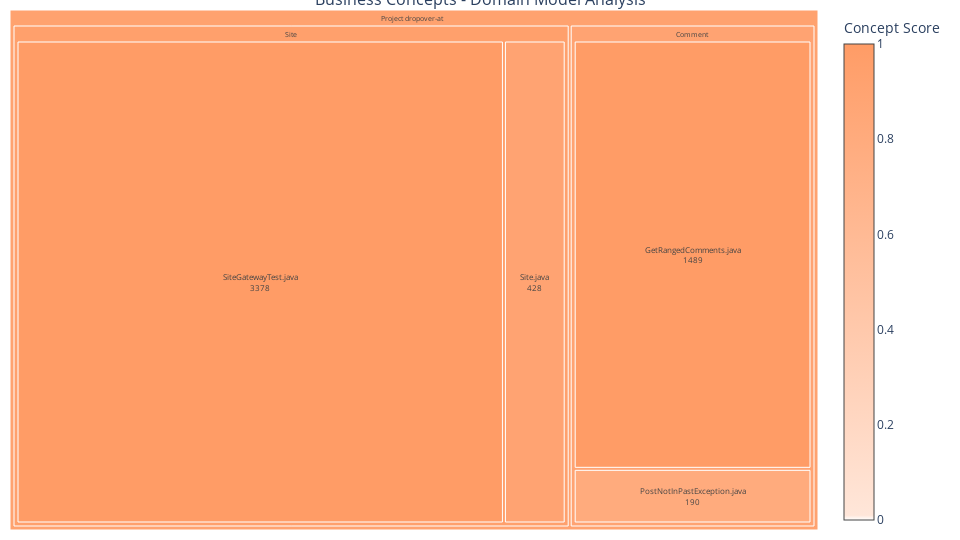

Write notebook code for a chart like this one.
### Code cell
business_treemap_data = create_treemap_data(business_df, 'concept_path')

business_colorscale = [
    (0.0, '#ffffff'),   # White for score 0
    (0.01, '#ffe6d9'),   # Almost white for score >0
    (1.0, '#ff9c66')    # Black for score 1
]


business_fig = create_treemap_visualization(
    business_treemap_data, 
    'Business Concepts - Domain Model Analysis',
    business_colorscale
)

business_fig.show()

### Figure 1 — Plotly figure (JSON) as saved in the notebook; plotly's stock layout.template omitted (floating-point values rounded to 4 significant figures)
{"data": [{"branchvalues": "total", "customdata": ["Total files: 4<br>Avg Score: 0.93<br>Total Lines: 5,485", "Directory: Comment<br>Files: 2<br>Avg Score: 0.90<br>Total Lines: 1,679", "Directory: Site<br>Files: 2<br>Avg Score: 0.95<br>Total Lines: 3,806", "File: Site.java<br>Score: 0.90<br>Lines: 428<br>Concept: Site<br>Path: ../../../dropover-at/backend/src/main/java/at/dropover/site/entity/Site.java<br>Explanation: The code defines a Java interface named `Site`, directly matching the concept name. Its methods, suc...", "File: SiteGatewayTest.java<br>Score: 1.00<br>Lines: 3378<br>Concept: Site<br>Path: ../../../dropover-at/backend/src/test/java/at/dropover/site/entity/gateway/SiteGatewayTest.java<br>Explanation: The code provides abstract tests for a `SiteGateway`, which is responsible for creating and retrievi...", "File: GetRangedComments.java<br>Score: 1.00<br>Lines: 1489<br>Concept: Comment<br>Path: ../../../dropover-at/backend/src/main/java/at/dropover/comment/interactor/GetRangedComments.java<br>Explanation: This code directly implements the \"retrieve\" aspect of the 'Comment' concept. The `GetRangedComments...", "File: PostNotInPastException.java<br>Score: 0.80<br>Lines: 190<br>Concept: Comment<br>Path: ../../../dropover-at/backend/src/main/java/at/dropover/comment/interactor/exception/PostNotInPastException.java<br>Explanation: The source code defines a custom exception, `PostNotInPastException`. Its package, `at.dropover.comm..."], "hovertemplate": "<b>%{label}</b><br>%{customdata}<extra></extra>", "ids": ["root", "Comment", "Site", "Site/Site.java", "Site/SiteGatewayTest.java", "Comment/GetRangedComments.java", "Comment/PostNotInPastException.java"], "labels": ["Project dropover-at", "Comment", "Site", "Site.java", "SiteGatewayTest.java", "GetRangedComments.java", "PostNotInPastException.java"], "marker": {"cmax": 1, "cmin": 0, "colorbar": {"dtick": 0.2, "tick0": 0, "tickmode": "linear", "title": {"text": "Concept Score"}}, "colors": [0.925, 0.9, 0.95, 0.9, 1, 1, 0.8], "colorscale": [[0, "#ffffff"], [0.01, "#ffe6d9"], [1, "#ff9c66"]]}, "parents": ["", "root", "root", "Site", "Site", "Comment", "Comment"], "textfont": {"size": 8}, "textinfo": "label+value", "textposition": "middle center", "type": "treemap", "values": [5485, 1679, 3806, 428, 3378, 1489, 190]}], "layout": {"height": 540, "margin": {"b": 10, "l": 10, "r": 10, "t": 10}, "title": {"font": {"size": 16}, "text": "Business Concepts - Domain Model Analysis", "x": 0.5, "xanchor": "center"}, "width": 960}}
